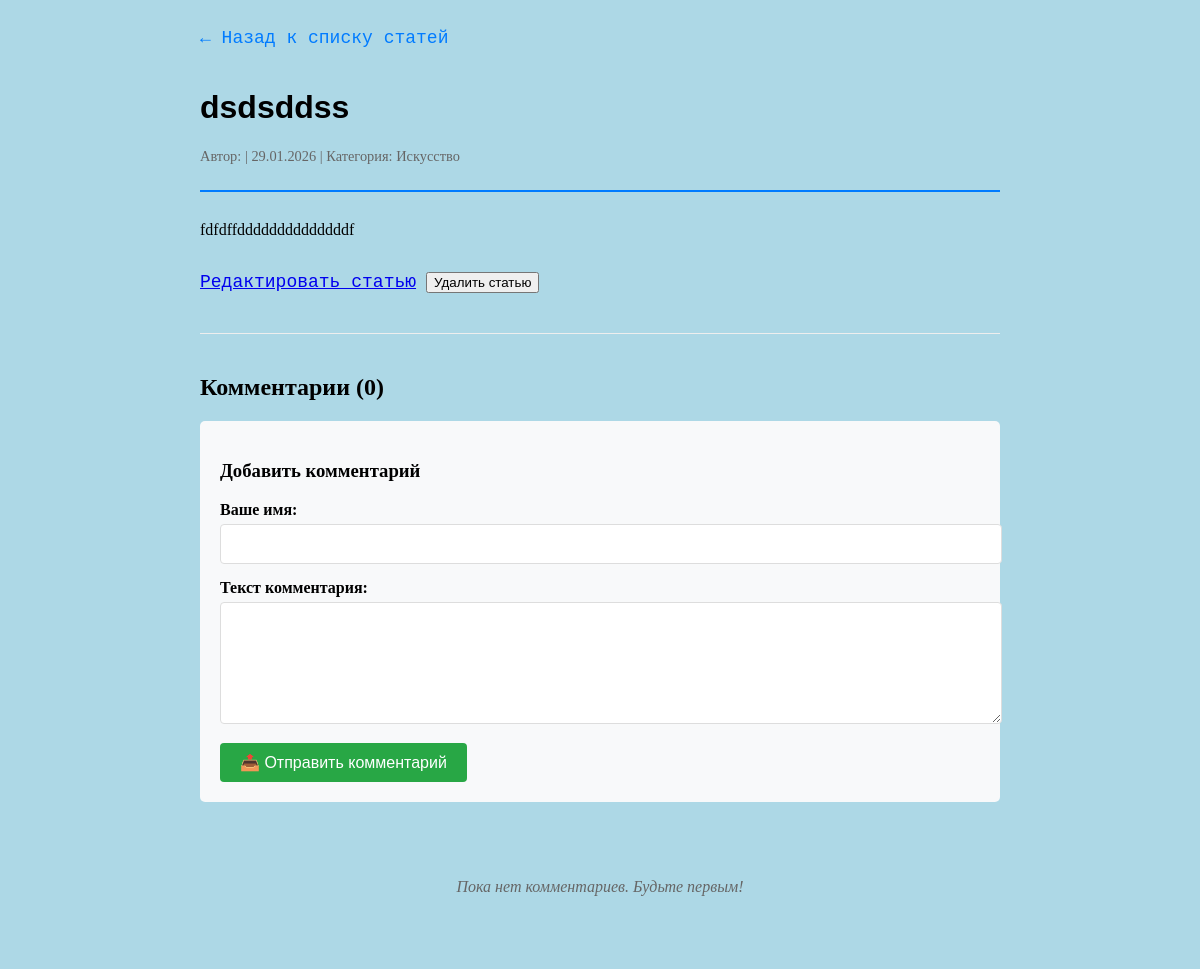
The app's page /article/18/, older data.
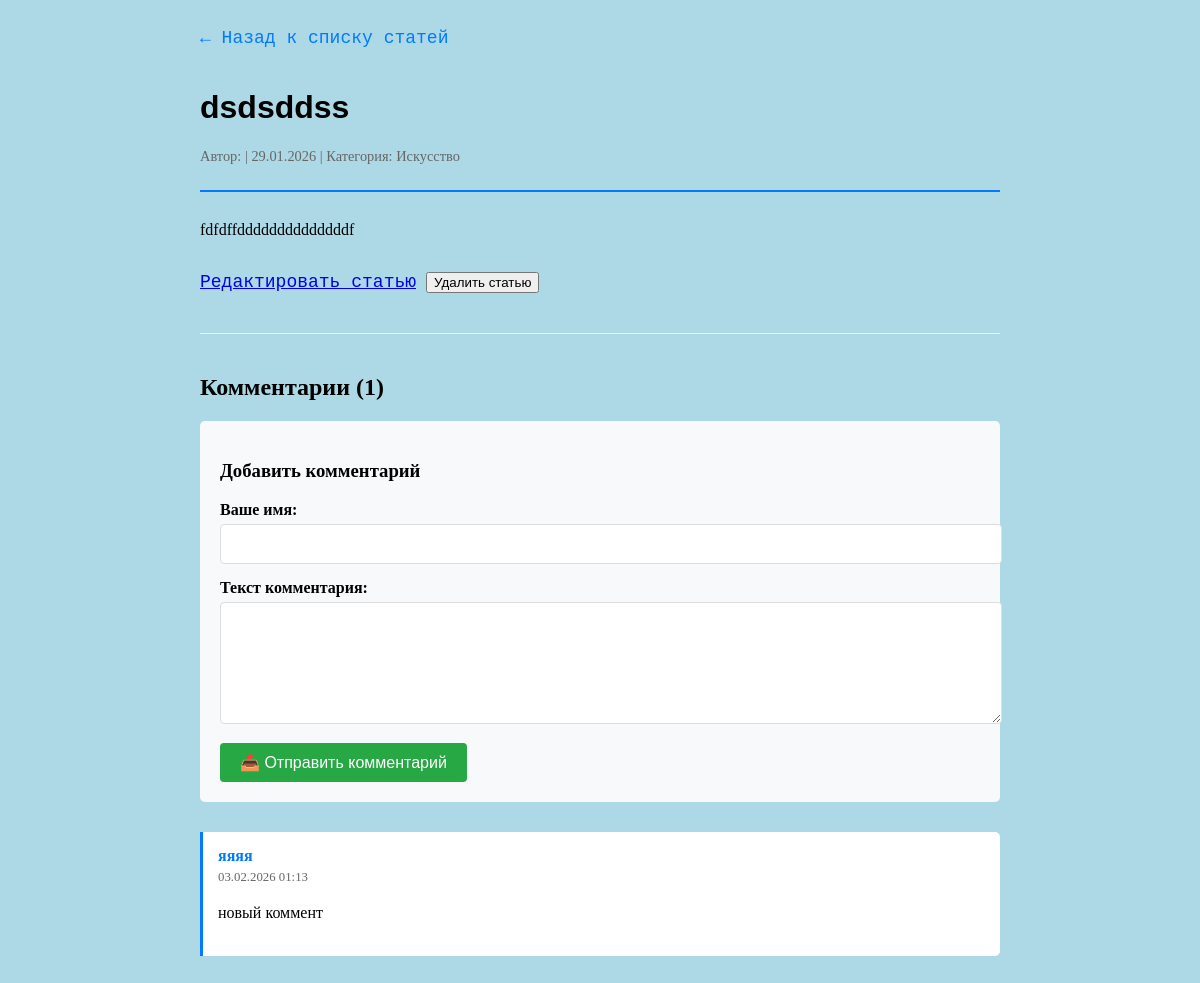
The same page, newer data.
### main/models.py (models this page shows, shortened)
class Article(models.Model):
    CATEGORY_CHOICES = [
        ('technology', 'Технологии'),
        ('science', 'Наука'),
        ('sport', 'Спорт'),
        ('art', 'Искусство'),
        ('education', 'Образование'),
        ('other', 'Другое'),
    ]
    title = models.CharField(max_length=30)
    text = models.TextField()
    created_date = models.DateTimeField(auto_now_add=True)
    user = models.ForeignKey(
        'auth.User',
        on_delete=models.CASCADE,
        related_name='articles'
    )
    category = models.CharField(
        max_length=20,
        choices=CATEGORY_CHOICES,
        default='other'
    )

class Comment(models.Model):
    text = models.TextField(verbose_name='Текст комментария')
    date = models.DateTimeField(auto_now_add=True, verbose_name='Дата комментария')
    article = models.ForeignKey(
        Article,
        on_delete=models.CASCADE,
        related_name='comments',
        verbose_name='Статья'
    )
    author_name = models.CharField(max_length=100, verbose_name='Имя автора')
    class Meta:
        ordering = ['-date']
        verbose_name = 'Комментарий'
        verbose_name_plural = 'Комментарии'

### main/views.py (the view)
# urls.py: path('article/<int:id>/', views.article_detail, name='article_detail'),
def article_detail(request, id):
    article = get_object_or_404(Article, id=id)
    comments = article.comments.all()
    if request.method == 'POST':
        form = CommentForm(request.POST)
        if form.is_valid():
            comment = form.save(commit=False)
            comment.article = article
            comment.save()
            return redirect('article_detail', id=article.id)
    else:
        form = CommentForm()
    context = {
        'article': article,
        'comments': comments,
        'form': form,
        'today': timezone.now().date()
    }
    return render(request, 'article_detail.html', context)

### main/forms.py
class CommentForm(forms.ModelForm):
    class Meta:
        model = Comment
        fields = ['text', 'author_name']
        widgets = {
            'text': forms.Textarea(attrs={
                'class': 'form-control',
                'rows': 3,
                'placeholder': 'Введите ваш комментарий...'
            }),
            'author_name': forms.TextInput(attrs={
                'class': 'form-control',
                'placeholder': 'Ваше имя'
            })
        }
        labels = {
            'text': 'Текст комментария',
            'author_name': 'Ваше имя'
        }

### main/templates/article_detail.html (shortened to what this page needs)
<!DOCTYPE html>
{% load static %}
<html>
<head>
    <link rel="stylesheet" href="{% static 'main/css/styles.css' %}">
</head>
<body>
    <div class="article-detail">
        <a href="{% url 'articles' %}" class="back-link">← Назад к списку статей</a>
        <div class="article-header">
            <h1>{{ article.title }}</h1>
            <div class="article-meta">
                <span>Автор: {{ article.user.name }}</span> |
                <span>{{ article.created_date|date:"d.m.Y" }}</span> |
                <span>Категория: {{ article.get_category_display }}</span>
            </div>
        </div>
        <div class="article-content">
            {{ article.text|linebreaks }}
        </div>
        <div class="article-actions">
            <a href="{% url 'edit_article' article.id %}" class="btn btn-edit">Редактировать статью</a>
            <form action="{% url 'delete_article' article.id %}" method="POST" style="display: inline;">
                <button type="submit" class="btn btn-delete"
                        onclick="return confirm('Удалить статью и все комментарии?')">
                    Удалить статью
                </button>
            </form>
        </div>
        <div class="comments-section">
            <h2>Комментарии ({{ comments|length }})</h2>
            <div class="comment-form">
                <h3>Добавить комментарий</h3>
                <form method="POST">
                    <div class="form-group">
                        <label for="id_author_name">Ваше имя:</label>
                        <input type="text" name="author_name" id="id_author_name"
                               value="{{ form.author_name.value|default_if_none:'' }}"
                               required maxlength="100">
                    </div>
                    <div class="form-group">
                        <label for="id_text">Текст комментария:</label>
                        <textarea name="text" id="id_text" required>{{ form.text.value|default_if_none:'' }}</textarea>
                    </div>
                    <button type="submit" class="btn-submit">📤 Отправить комментарий</button>
                </form>
            </div>
            {% if comments %}
                <div class="comments-list">
                    {% for comment in comments %}
                        <div class="comment">
                            <div class="comment-author">
                                {{ comment.author_name }}
                            </div>
                            <div class="comment-date">
                                {{ comment.date|date:"d.m.Y H:i" }}
                            </div>
                            <div class="comment-text">
                                {{ comment.text|linebreaks }}
                            </div>
                        </div>
                    {% endfor %}
                </div>
            {% else %}
                <div class="no-comments">
                    <p>Пока нет комментариев. Будьте первым!</p>
                </div>
            {% endif %}
        </div>
    </div>
</body>
</html>

### main/static/css/styles.css (style rules this page uses)
body { background-color:lightblue; }
a { font-family: 'Courier New', Courier, monospace; font-size: large; text-align: center; }
h1 { font-family: 'Franklin Gothic Medium', 'Arial Narrow', Arial, sans-serif; }
p { font-family: Georgia, 'Times New Roman', Times, serif; }

### main/templates/article_detail.html (style rules this page uses)
.article-detail { max-width: 800px; margin: 0 auto; padding: 20px; }
.article-header { border-bottom: 2px solid #007bff; padding-bottom: 15px; margin-bottom: 25px; }
.article-meta { color: #666; font-size: 0.9em; margin-bottom: 10px; }
.article-content { line-height: 1.6; font-size: 16px; margin-bottom: 30px; }
.comments-section { margin-top: 40px; padding-top: 20px; border-top: 1px solid #eee; }
.comment-form { background-color: #f8f9fa; padding: 20px; border-radius: 5px; margin-bottom: 30px; }
.comment { border-left: 3px solid #007bff; padding: 15px; margin-bottom: 15px; background-color: white; border-radius: 0 5px 5px 0; }
.comment-author { font-weight: bold; color: #007bff; margin-bottom: 5px; }
.comment-date { font-size: 0.8em; color: #666; margin-bottom: 10px; }
.comment-text { line-height: 1.5; }
.back-link { display: inline-block; margin-bottom: 20px; color: #007bff; text-decoration: none; }
.form-group { margin-bottom: 15px; }
label { display: block; margin-bottom: 5px; font-weight: bold; }
textarea, input[type="text"] { width: 100%; padding: 10px; border: 1px solid #ddd; border-radius: 4px; font-size: 16px; }
textarea { min-height: 100px; resize: vertical; }
.btn-submit { background-color: #28a745; color: white; padding: 10px 20px; border: none; border-radius: 4px; cursor: pointer; font-size: 16px; }
.article-actions { margin-top: 20px; display: flex; gap: 10px; }

Row changes from the older to the newer data that the page shows:
added Comment: author_name "яяяя", date "03.02.2026 01:13", text "новый коммент"
Text that changed along with them:
{{ comments|length }}: "0" → "1"
text no longer shown: "Пока нет комментариев. Будьте первым!"
